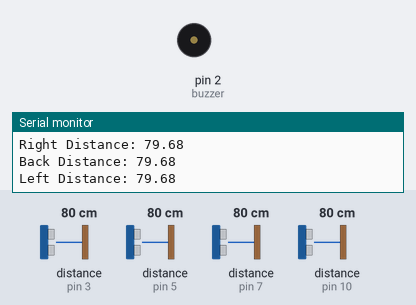
Bench run of a sketch on a simulated Arduino Uno, built with avr-gcc and run on an emulated ATmega328P. On the bench: buzzer (waves = sounding), the last lines printed to the serial monitor. Wiring (inferred from the names in the program): 4 × ultrasonic range finder: trigger pin 4, echo pin 3 / trigger pin 6, echo pin 5 / trigger pin 8, echo pin 7 / trigger pin 9, echo pin 10. The test bench sets the inputs (shaded band); at power-on: distance to the obstacle (sensors on pin 3, pin 5, pin 7, pin 10) 80 cm. The echo pulse lasts 58.3 µs per cm.

Above: at 1.2 s.
1.3 s: distance to the obstacle (sensor on pin 3) set to 7 cm
2.8 s: distance to the obstacle (sensor on pin 3) set to 4 cm
At 3.6 s:
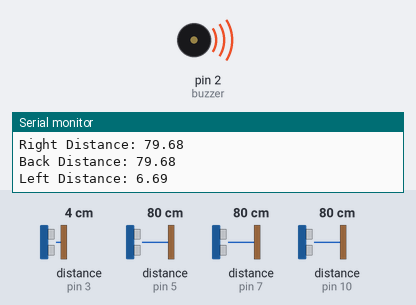
5.8 s: distance to the obstacle (sensor on pin 3) set to 9 cm
At 7.3 s:
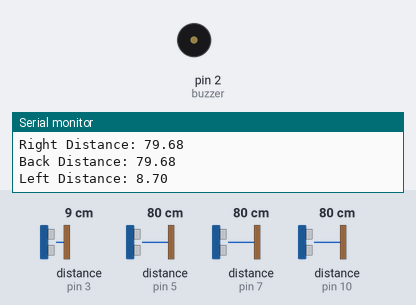
Timing chart, 0 to 8.8 s (numbered marks = the images above; inputs shaded):
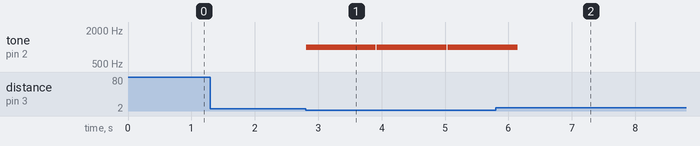

The sketch:

TheSocialDistancer.ino
```cpp
const int trigPinF = 9;
const int echoPinF = 10;
const int trigPinR = 8;
const int echoPinR = 7;
const int trigPinB = 6;
const int echoPinB = 5;
const int trigPinL = 4;
const int echoPinL = 3;
const int buzzer = 2;

float durationF, distanceF, durationR, distanceR, durationB, distanceB, durationL, distanceL;

void setup() {
  pinMode(trigPinF, OUTPUT);
  pinMode(echoPinF, INPUT);
  pinMode(trigPinR, OUTPUT);
  pinMode(echoPinR, INPUT);
  pinMode(trigPinB, OUTPUT);
  pinMode(echoPinB, INPUT);
  pinMode(trigPinL, OUTPUT);
  pinMode(echoPinL, INPUT);
  pinMode(buzzer, OUTPUT);
  Serial.begin(9600);
}

void loop() {
  noTone(buzzer);

  //Front Sensor
  digitalWrite(trigPinF, LOW);
  delayMicroseconds(2);
  digitalWrite(trigPinF, HIGH);
  delayMicroseconds(10);
  digitalWrite(trigPinF, LOW);
  durationF = pulseIn(echoPinF, HIGH);
  distanceF = (durationF*.0343)/2;

  //Right Sensor
  digitalWrite(trigPinR, LOW);
  delayMicroseconds(2);
  digitalWrite(trigPinR, HIGH);
  delayMicroseconds(10);
  digitalWrite(trigPinR, LOW);
  durationR = pulseIn(echoPinR, HIGH);
  distanceR = (durationR*.0343)/2;

  //Rear Sensor
  digitalWrite(trigPinB, LOW);
  delayMicroseconds(2);
  digitalWrite(trigPinB, HIGH);
  delayMicroseconds(10);
  digitalWrite(trigPinB, LOW);
  durationB = pulseIn(echoPinB, HIGH);
  distanceB = (durationB*.0343)/2;

  //Left Sensor
  digitalWrite(trigPinL, LOW);
  delayMicroseconds(2);
  digitalWrite(trigPinL, HIGH);
  delayMicroseconds(10);
  digitalWrite(trigPinL, LOW);
  durationL = pulseIn(echoPinL, HIGH);
  distanceL = (durationL*.0343)/2;

  if (distanceF < 5 ){
  tone(buzzer, 1000);
  delay(1000);
  }
  else if (distanceR < 5){
  tone(buzzer, 1000);
  delay(1000);
  }
  else if (distanceB < 5){
  tone(buzzer, 1000);
  delay(1000);
  }
  else if (distanceL < 5){
  tone(buzzer, 1000);
  delay(1000);
  }
  else {
  Serial.println(" ");
  Serial.print("Front Distance: ");
  Serial.println(distanceF);
  Serial.print("Right Distance: ");
  Serial.println(distanceR);
  Serial.print("Back Distance: ");
  Serial.println(distanceB);
  Serial.print("Left Distance: ");
  Serial.println(distanceL);
  }

  delay(100);
}
```

Measured:
- the behaviour switches between 6 and 5 cm on distance to the obstacle (sensor on pin 3) (found by bisection; images 0 and 1)
- after the input at 2.8 s, tone on pin 2 (buzzer): alternates 1000 Hz for 1.1 s and silent for 0.02 s, starting at once
- after the input at 5.8 s, tone on pin 2 (buzzer): goes on until 6.1 s, then stays silent
